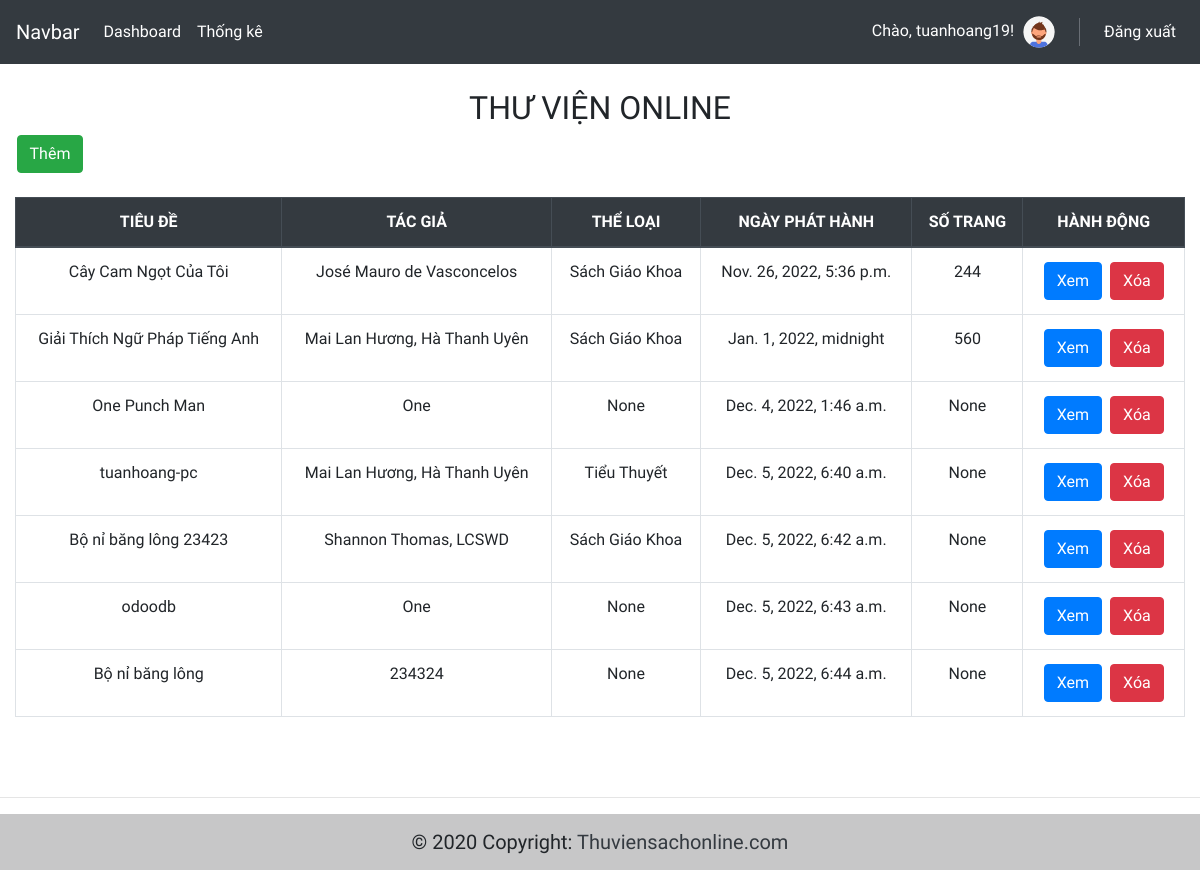
The app's page /userhome/ (signed in), older data.
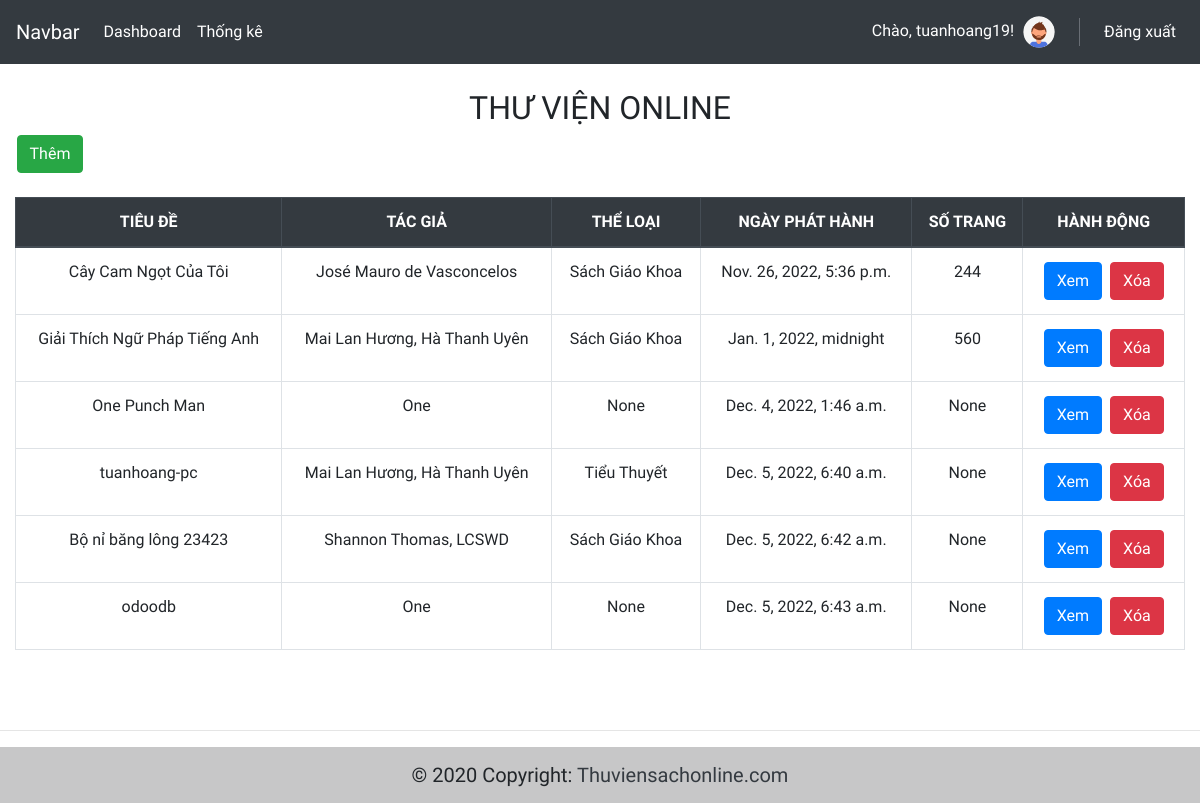
The same page, newer data.
### ltw_btl/models.py (models this page shows, shortened)
class Book (models.Model):
    CATEGORY = [('Sách Giáo Khoa', 'Sách Giáo Khoa'),
                ('Tiểu Thuyết', 'Tiểu Thuyết'),
                ('Truyện Tranh', 'Truyện Tranh')]
    name = models.CharField(max_length=200, null=True, blank=False)
    author = models.CharField(max_length=200, null=True, blank=False)
    image = models.ImageField(null=True, blank=True)
    description = models.TextField(null=True, blank=True)
    category = models.CharField(max_length=200, null=True, blank=True, choices=CATEGORY, default='sgk')
    release_date = models.DateTimeField(max_length=200, null=False, blank=True)
    number_of_pages = models.IntegerField(null=True, blank=True)

### ltw_btl/views.py (the view)
# urls.py: path('userhome/', views.getUserHome, name='userHome'),
@login_required(login_url='login/')
def getUserHome (request):
    books = Book.objects.all()
    return render( request, "userPages/userHome.html", {'books' : books})

### ltw_btl/templates/userPages/userHome.html (shortened to what this page needs)
{% extends 'main.html' %} {% block content%}
<div class="container-fluid text-center">
  <div><h2>THƯ VIỆN ONLINE</h2></div>
  <div class="row">
    <div class="col-1">
      <a class="btn btn-success" href="{%url 'addBook'%}"> Thêm </a>
    </div>
    <div class="col-11">
    </div>
  </div>
  <br />
  <div>
    <table class="table table-bordered">
      <thead class="thead-dark">
        <tr>
          <th>TIÊU ĐỀ</th>
          <th>TÁC GIẢ</th>
          <th>THỂ LOẠI</th>
          <th>NGÀY PHÁT HÀNH</th>
          <th>SỐ TRANG</th>
          <th>HÀNH ĐỘNG</th>
        </tr>
      </thead>
      <tbody>
        {% for book in books %}
        <tr>
          <td>{{book.name}}</td>
          <td>{{book.author}}</td>
          <td>{{book.category}}</td>
          <td>{{book.release_date}}</td>
          <td>{{book.number_of_pages}}</td>
          <td>
            <a href="{% url 'viewBook' book.id %}" class="btn btn-primary btn_action"
              >Xem</a
            >
            <a
              href="{% url 'deleteBook' book.id %}"
              class="btn btn-danger btn_action"
              data-toggle="modal"
              data-target="#exampleModal{{book.id}}"
              onclick="deleteBook('{{book.name}}')"
              >Xóa</a
            >
          </td>
        </tr>
        {% endfor %}
      </tbody>
    </table>
  </div>
</div>
{% endblock %}

Row changes from the older to the newer data that the page shows:
removed Book: name "Bộ nỉ băng lông", author "234324", category "None", release_date "Dec. 5, 2022, 6:44 a.m.", number_of_pages "None"
